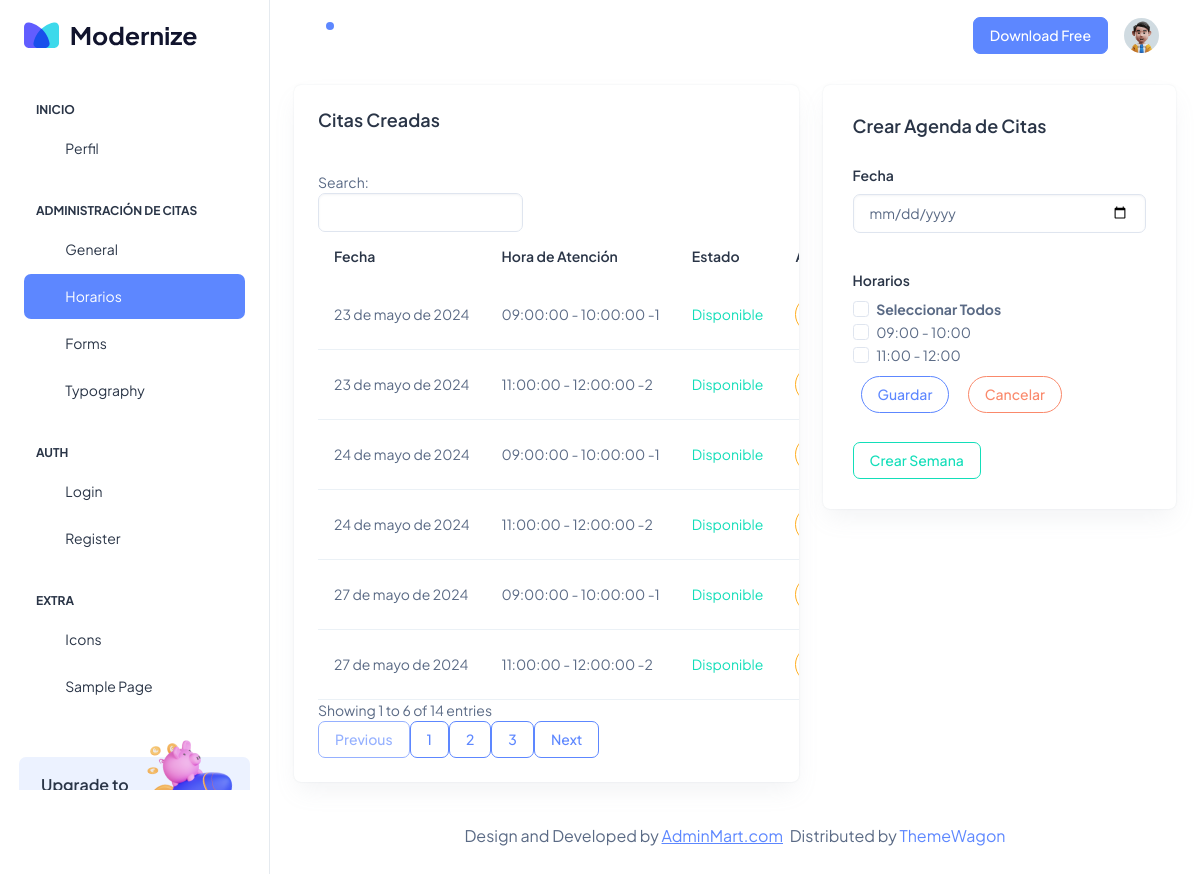
The page /adci_fechacitas/ on the database its author committed.
### Aplicaciones/Citas/models.py (models this page shows, shortened)
class DiaHorario (models.Model):
    id = models.AutoField(primary_key=True)
    diaH=models.DateField(null=True, blank=True)
    horario=models.ForeignKey(HorasDia, null=True, blank=True, on_delete=models.PROTECT)
    estado = models.BooleanField(default=False)

class HorasDia(models.Model):
    id=models.AutoField(primary_key=True)
    horaInicio=models.TimeField()
    horaFinal=models.TimeField()
    def __str__(self):
        return f"{self.horaInicio} - {self.horaFinal} -{self.id}"

### Aplicaciones/Citas/views.py (the view)
# urls.py: path('adci_fechacitas/',views.adci_fechacitas),
def adci_fechacitas (request):
    horariobdd=DiaHorario.objects.all()
    horabdd=HorasDia.objects.all()
    return render(request,'adci_fechacitas.html',{'horarios':horariobdd,'horas':horabdd})

### Aplicaciones/Citas/templates/adci_fechacitas.html (shortened to what this page needs)
{% extends 'adci_plantilla.html' %}
{% block usci_contenido %}
<div class="col-lg-7">
  <div class="row">
    <div class="col-lg-12">
      <div class="card overflow-hidden">
        <div class="card-body p-4">
          <h5 class="card-title mb-9 fw-semibold">Citas Creadas</h5><br>
          <div class="row align-items-center">
            <table id="tbl_horarios" class="table text-nowrap mb-0 align-middle">
              <thead class="text-dark fs-4">
                <tr>
                  <th class="border-bottom-0">
                    <h6 class="fw-semibold mb-0">Fecha</h6>
                  </th>
                  <th class="border-bottom-0">
                    <h6 class="fw-semibold mb-0">Hora de Atención</h6>
                  </th>
                  <th class="border-bottom-0">
                    <h6 class="fw-semibold mb-0">Estado</h6>
                  </th>
                  <th class="border-bottom-0">
                    <h6 class="fw-semibold mb-0">Acción</h6>
                  </th>
                </tr>
              </thead>
              <tbody>
                {% for horario in horarios %}
                  <tr>
                      <td>{{ horario.diaH }}</td>
                      <td>{{ horario.horario }}</td>
                      <td>
                        {% if horario.estado %}
                        <span class="text-danger">Ocupado</span>
                        {% else %}
                        <span class="text-success">Disponible</span>
                        {% endif %}
                      </td>
                      <td>
                        <button type="button" class="btn btn-outline-warning rounded-pill" data-bs-toggle="modal" data-bs-target="#exampleModal"
                          data-id="{{ horario.id }}" data-diah="{{ horario.diaH|date:"Y-m-d" }}" data-horario="{{ horario.horario.id }}">
                        </button>
                      </td>
                  </tr>
                  {% endfor %}
              </tbody>
            </table>
          </div>
        </div>
      </div>
    </div>
  </div>
</div>
<div class="col-lg-5 align-items-strech">
  <div class="card w-100">
    <div class="card-body">
      <div class="d-sm-flex d-block align-items-center justify-content-between mb-9">
        <div class="mb-3 mb-sm-0">
          <h5 class="card-title fw-semibold">Crear Agenda de Citas</h5>
        </div>
      </div>
      <form action="/aggagenda_adci/" method="POST" id="vldt_dias">
        <div class="mb-3">
          <label for="diaH" class="form-label">Fecha</label>
          <input type="date" class="form-control" name="diaH"id="diaH" aria-describedby="dateHelp">
          </div>
        <br>
        <div class="">
          <label class="form-label">Horarios</label>
          <div class="form-check">
            <input class="form-check-input" type="checkbox" id="seleccionarTodos">
            <label class="form-check-label" for="seleccionarTodos"><b>Seleccionar Todos</b></label>
          </div>
          {% for hora in horas %}
          <div class="form-check">
            <input class="form-check-input" type="checkbox" name="id_hora" id="id_hora_{{ hora.id }}" value="{{ hora.id }}">
            <label class="form-check-label" for="id_hora_{{ hora.id }}">
              {{ hora.horaInicio }} - {{ hora.horaFinal }}
            </label>
          </div>
          {% endfor %}
        </div>
        <button type="submit" class="btn btn-outline-primary rounded-pill m-2">Guardar</button>
        <button type="reset" name="button" class="btn btn-outline-danger rounded-pill m-2">Cancelar</button><br><br>
        <button type="button" class="btn btn-outline-success" id="crearSemanaButton" name="button">Crear Semana</button>
      </form>
    </div>
  </div>
</div>
<br><br><br><br>
{% endblock %}

### rows shown on the page
DiaHorario: diaH "23 de mayo de 2024", horario "09:00:00 - 10:00:00 -1", estado "Disponible"
DiaHorario: diaH "23 de mayo de 2024", horario "11:00:00 - 12:00:00 -2", estado "Disponible"
DiaHorario: diaH "24 de mayo de 2024", horario "09:00:00 - 10:00:00 -1", estado "Disponible"
DiaHorario: diaH "24 de mayo de 2024", horario "11:00:00 - 12:00:00 -2", estado "Disponible"
DiaHorario: diaH "27 de mayo de 2024", horario "09:00:00 - 10:00:00 -1", estado "Disponible"
DiaHorario: diaH "27 de mayo de 2024", horario "11:00:00 - 12:00:00 -2", estado "Disponible"
HorasDia: horaInicio "09:00", horaFinal "10:00"
HorasDia: horaInicio "11:00", horaFinal "12:00"
